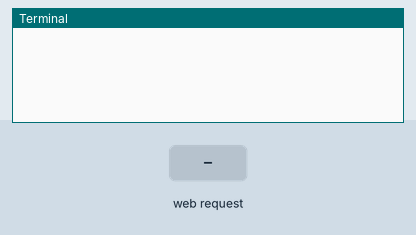
Simulated run of this program. Board: Raspberry Pi (BCM pin numbers). Parts: the last lines printed to the terminal. Inputs (shaded band) come from the test bench. The clock reads 2024-03-15 10:24:30 at power-on unless the program sets it; the camera gives no picture and a still takes 0.5 s.

Above: at 5.0 s.
5.1 s: HTTP request for / received
At 5.9 s:
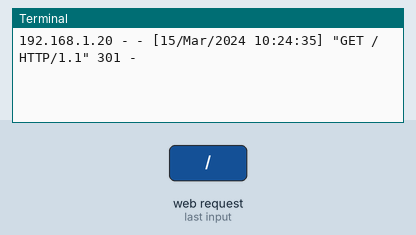
6.6 s: HTTP request for /index.html received
At 7.0 s:
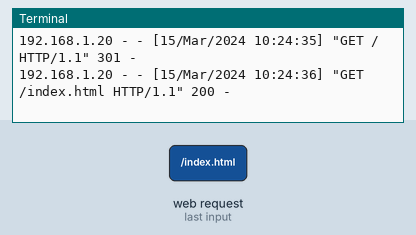
8.1 s: HTTP request for /stream.mjpg received
At 9.4 s:
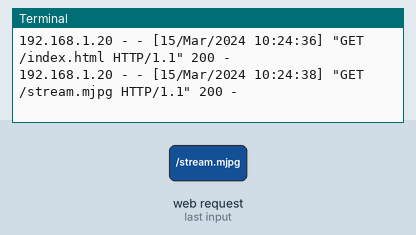

Measured:
- after the input at 5.1 s, the terminal: prints a new line at once (image 1)
- after the input at 6.6 s, the terminal: prints a new line at once (image 2)
- after the input at 8.1 s, the terminal: prints a new line at once (image 3)

The program:

streampreview.py
```python
from datetime import datetime, timedelta
import io
import logging

import socketserver
from threading import Condition
from http import server

import picamera

MAX_TIME = 60 # sec

PAGE="""\
<html><head><title>picamera MJPEG streaming demo</title></head>
<body>Trashcam</br>
<img src="stream.mjpg" width="640" height="480" />
</body></html>
"""

class StreamingOutput(object):
    def __init__(self):
        self.frame = None
        self.buffer = io.BytesIO()
        self.condition = Condition()

    def write(self, buf):
        if buf.startswith(b'\xff\xd8'):
            # New frame, copy the existing buffer's content and notify all
            # clients it's available
            self.buffer.truncate()
            with self.condition:
                self.frame = self.buffer.getvalue()
                self.condition.notify_all()
            self.buffer.seek(0)
        return self.buffer.write(buf)

class StreamingHandler(server.BaseHTTPRequestHandler):

    def do_GET(self):
        if self.path == '/':
            self.send_response(301)
            self.send_header('Location', '/index.html')
            self.end_headers()
        elif self.path == '/index.html':
            content = PAGE.encode('utf-8')
            self.send_response(200)
            self.send_header('Content-Type', 'text/html')
            self.send_header('Content-Length', len(content))
            self.end_headers()
            self.wfile.write(content)
        elif self.path == '/stream.mjpg':
            self.send_response(200)
            self.send_header('Age', 0)
            self.send_header('Cache-Control', 'no-cache, private')
            self.send_header('Pragma', 'no-cache')
            self.send_header('Content-Type', 'multipart/x-mixed-replace; boundary=FRAME')
            self.end_headers()
            try:
                while True:
                    with output.condition:
                        output.condition.wait()
                        frame = output.frame
                    self.wfile.write(b'--FRAME\r\n')
                    self.send_header('Content-Type', 'image/jpeg')
                    self.send_header('Content-Length', len(frame))
                    self.end_headers()
                    self.wfile.write(frame)
                    self.wfile.write(b'\r\n')
            except Exception as e:
                logging.warning(
                    'Removed streaming client %s: %s',
                    self.client_address, str(e))
        else:
            self.send_error(404)
            self.end_headers()


class StreamingServer(socketserver.ThreadingMixIn, server.HTTPServer):
    allow_reuse_address = True
    daemon_threads = True
    timeout = 10

    # def shutdown(self):
    #     print("shutdown")

    def handle_timeout(self):
        pass


class StreamPreview(object):

    def run(self):

        global output

        with picamera.PiCamera(resolution='640x480', framerate=24) as camera:
            output = StreamingOutput()
            camera.start_recording(output, format='mjpeg')

            server = None
            try:
                address = ('', 8000)
                server = StreamingServer(address, StreamingHandler)

                start = datetime.now()

                # https://docs.python.org/2/library/socketserver.html#SocketServer.BaseServer.timeout

                while (datetime.now() - start).total_seconds() < MAX_TIME:
                    server.handle_request()

                print("max time")

            finally:
                # if server is not None:
                #     server.server_close()
                camera.stop_recording()


if __name__ == "__main__":
    preview = StreamPreview()
    preview.run()
```
